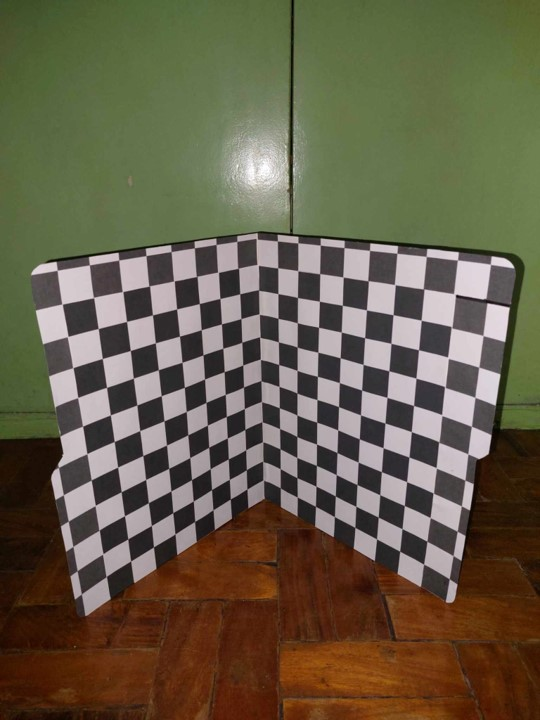
#> input picture [1] Camera Calibration/Tsai grid.jpg, 540 x 720 px
$ jupyter execute 'Camera Calibration.ipynb'
#> lines starting #> are read from the running program, lines starting #| are printed output that depends on the picture; after the words box and inside, x2 and y2 are one past the last pixel; in counts of white or black regions, pixels touching at a corner belong together
# Camera Calibration

[cell 1]
import numpy as np
import pandas as pd
import matplotlib.pyplot as plt
from numpy.linalg import inv
import cv2

## Preparing the data

[cell 2]
data = pd.read_csv('data.csv')
#> (reads [1] Camera Calibration/Data.csv from the repository)
Q = []
p = []
x_map = lambda xo, yo, zo, xi : np.array([xo, yo, zo, 1, 0, 0, 0, 0, -(xi*xo), -(xi*yo), -(xi*zo)])
y_map = lambda xo, yo, zo, yi : np.array([0, 0, 0, 0, xo, yo,zo, 1, -(yi*xo), -(yi*yo), -(yi*zo)])

for i in data.index:
    xo = data.loc[i,'xo']
    yo = data.loc[i,'yo']
    zo = data.loc[i,'zo']
    xi = data.loc[i,'xi']
    yi = data.loc[i,'yi']

    Q_temp_row1 = x_map(xo, yo, zo, xi)
    Q_temp_row2 = y_map(xo, yo, zo, yi)

    Q.append(Q_temp_row1)
    Q.append(Q_temp_row2)
    p.append(xi)
    p.append(yi)

Q = np.array(Q)
p = np.array(p)

## Solving for $a$

[cell 3]
a = np.matmul(inv(np.matmul(Q.T, Q)), np.matmul(Q.T, p))
a11 = a[0]
a12 = a[1]
a13 = a[2]
a14 = a[3]
a21 = a[4]
a22 = a[5]
a23 = a[6]
a24 = a[7]
a31 = a[8]
a32 = a[9]
a33 = a[10]
a34 = 1

## Testing the accuracy of $a$

[cell 4]
img = cv2.imread("Tsai grid.jpg")
#> img is the input picture: shape (720, 540, 3); mean B, G, R 72.4, 93.6, 101.7
img = cv2.cvtColor(img, cv2.COLOR_BGR2RGB)
x_pixels = np.arange(0, img.shape[1], 1)
#> x_pixels = 540 values from 0 to 539
y_pixels = np.arange(0, img.shape[0], 1)
#> y_pixels = 720 values from 0 to 719
X, Y = np.meshgrid(x_pixels, y_pixels)

def mark_points(coords):
    A = np.zeros(X.shape)

    for i in coords:
        R = np.sqrt((X - i[0])**2  + (Y - i[1])**2)
        A[10 > R] = 1

    return A

[cell 5]
test = pd.read_csv("Data.csv")
predicted_pos = []

for i in test.index:
    xo = test.loc[i,'xo']
    yo = test.loc[i,'yo']
    zo = test.loc[i,'zo']

    xi = (a11*xo + a12*yo + a13*zo + a14) / (a31*xo + a32*yo + a33*zo + a34)
    yi = (a21*xo + a22*yo + a23*zo + a24) / (a31*xo + a32*yo + a33*zo + a34)

    predicted_pos.append([int(xi), int(yi)])

P_test = np.array(predicted_pos)
mask = mark_points(P_test)
#> after the loop in mark_points, `for i in coords:`:
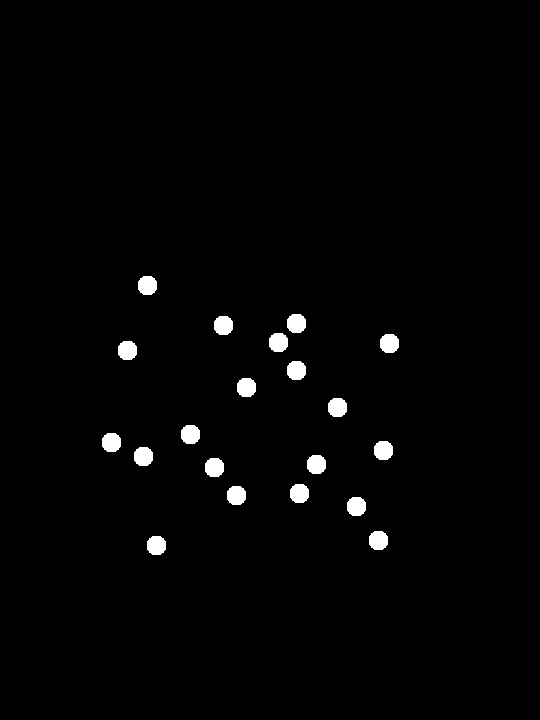
#> A: shape (720, 540) float64; values 0 (black) and 1 (white), 1.6% white; 20 white regions, largest, box (x1, y1, x2, y2) and area: (138, 276, 157, 295) 305, (287, 314, 306, 333) 305, (214, 316, 233, 335) 305
img[mask == 1] = [255, 0, 0]
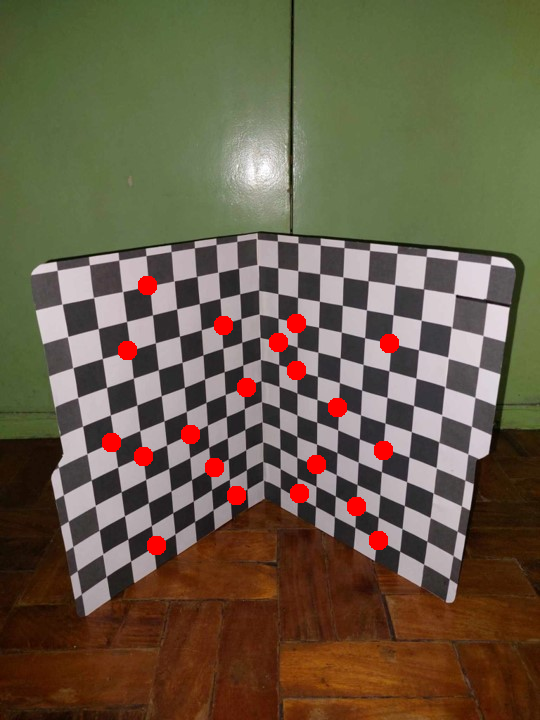
#> img: shape (720, 540, 3); mean R, G, B 104, 92, 70.7
